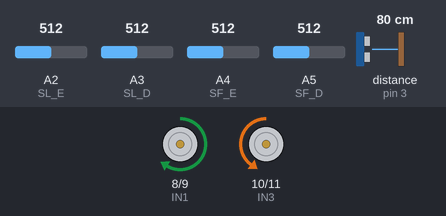
The sketch below on a simulated Arduino Uno, built with avr-gcc and run on an emulated ATmega328P. Shown: motor-driver pin pairs drawn as motors (green arrow = first pin HIGH = forward, orange = second pin HIGH = backward, longer = more drive, scaled by the enable pin). Wiring (inferred from the names in the program): ultrasonic range finder: trigger pin 4; echo pin 3. The test bench sets the inputs (shaded band); at power-on: distance to the obstacle (sensor on pin 3) 80 cm, A2 (SL_E) = 512, A3 (SL_D) = 512, A4 (SF_E) = 512, A5 (SF_D) = 512. The echo pulse lasts 58.3 µs per cm.

Above: at 1.7 s.
1.8 s: distance to the obstacle (sensor on pin 3) set to 18 cm
3.3 s: distance to the obstacle (sensor on pin 3) set to 14 cm
At 3.65 s:
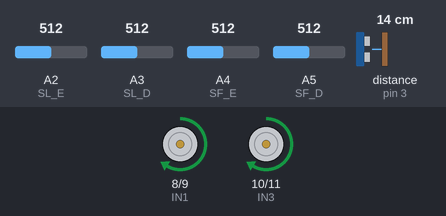
At 4.41 s:
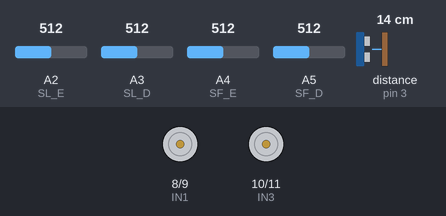
6.3 s: distance to the obstacle (sensor on pin 3) set to 35 cm
7.8 s: A2 (SL_E) set to 263
9.3 s: A2 (SL_E) set to 234
At 10.5 s:
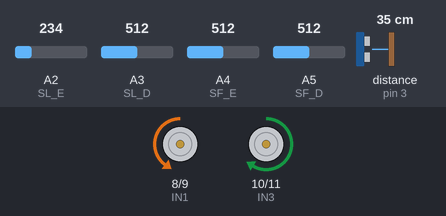
10.8 s: A3 (SL_D) set to 268
12.3 s: A3 (SL_D) set to 236
At 13.7 s:
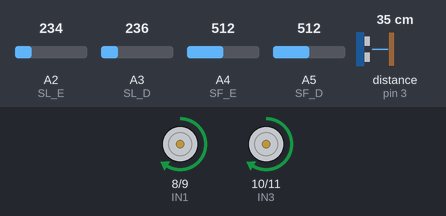
Timing chart, 0 to 14.8 s (numbered marks = the images above; inputs shaded):
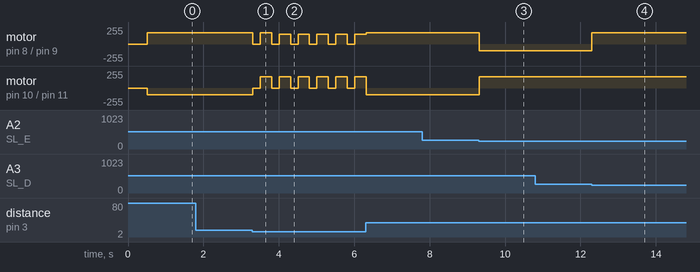

The sketch:

carro.ino
```cpp
/************ PINOS DOS SENSORES DE LINHA ************/
#define SF_E A4   // Sensor Frontal Esquerdo
#define SF_D A5   // Sensor Frontal Direito
#define SL_E A2   // Sensor Lateral Esquerdo
#define SL_D A3   // Sensor Lateral Direito

/************ PINOS DOS MOTORES (PONTE H HW-095) ************/
#define ENA 5
#define IN1 8
#define IN2 9
#define IN3 10
#define IN4 11
#define ENB 6

/************ SENSOR ULTRASSONICO ************/
#define TRIG 4
#define ECHO 3

/************ CONFIGURAÇÕES ************/
int LIMIAR = 250;

int velMaxima = 200;
int velNormal = 170;
int velCurva  = 150;
int velParado = 0;

void setup() {
  Serial.begin(9600);

  pinMode(SF_E, INPUT);
  pinMode(SF_D, INPUT);
  pinMode(SL_E, INPUT);
  pinMode(SL_D, INPUT);

  pinMode(ENA, OUTPUT);
  pinMode(IN1, OUTPUT);
  pinMode(IN2, OUTPUT);

  pinMode(ENB, OUTPUT);
  pinMode(IN3, OUTPUT);
  pinMode(IN4, OUTPUT);

  pinMode(TRIG, OUTPUT);
  pinMode(ECHO, INPUT);

  parar();
  delay(500);
}

void motorEsquerdo(int velocidade) {
  if (velocidade > 0) {
    digitalWrite(IN1, HIGH);
    digitalWrite(IN2, LOW);
  } else if (velocidade < 0) {
    digitalWrite(IN1, LOW);
    digitalWrite(IN2, HIGH);
  } else {
    digitalWrite(IN1, LOW);
    digitalWrite(IN2, LOW);
  }
  analogWrite(ENA, abs(velocidade));
}

void motorDireito(int velocidade) {
  if (velocidade > 0) {
    digitalWrite(IN3, HIGH);
    digitalWrite(IN4, LOW);
  } else if (velocidade < 0) {
    digitalWrite(IN3, LOW);
    digitalWrite(IN4, HIGH);
  } else {
    digitalWrite(IN3, LOW);
    digitalWrite(IN4, LOW);
  }
  analogWrite(ENB, abs(velocidade));
}

void frente() {
  motorEsquerdo(velNormal);
  motorDireito(velNormal);
}

void frenteLento() {
  motorEsquerdo(velCurva);
  motorDireito(velCurva);
}

void parar() {
  motorEsquerdo(0);
  motorDireito(0);
}

void curvaDireita() {
  motorEsquerdo(velNormal);
  motorDireito(velCurva);
}

void curvaEsquerda() {
  motorEsquerdo(velCurva);
  motorDireito(velNormal);
}

void curvaAcentuadaDireita() {
  motorEsquerdo(-100);
  motorDireito(velNormal);
}

void curvaAcentuadaEsquerda() {
  motorEsquerdo(velNormal);
  motorDireito(-100);
}

float distanciaCM() {
  digitalWrite(TRIG, LOW);
  delayMicroseconds(3);
  digitalWrite(TRIG, HIGH);
  delayMicroseconds(10);
  digitalWrite(TRIG, LOW);

  long duracao = pulseIn(ECHO, HIGH, 25000);
  if (duracao == 0) return 999;

  float distancia = (duracao * 0.0343) / 2.0;
  return distancia;
}

void loop() {

  int fe = analogRead(SF_E);
  int fd = analogRead(SF_D);
  int le = analogRead(SL_E);
  int ld = analogRead(SL_D);

  float dist = distanciaCM();

  bool preto_FE = fe > LIMIAR;
  bool preto_FD = fd > LIMIAR;
  bool preto_LE = le > LIMIAR;
  bool preto_LD = ld > LIMIAR;

  if (dist < 15) {
    parar();
    delay(200);
    curvaEsquerda();
    delay(300);
    return;
  }

  if (preto_FE && preto_FD && !preto_LE && !preto_LD) {
    frente();
  }
  else if (preto_FE && !preto_FD) {
    curvaEsquerda();
  }
  else if (!preto_FE && preto_FD) {
    curvaDireita();
  }
  else if (preto_LE) {
    curvaAcentuadaEsquerda();
  }
  else if (preto_LD) {
    curvaAcentuadaDireita();
  }
  else {
    frenteLento();
  }

  delay(20);
}
```

Measured:
- the behaviour switches between 16 and 15 cm on distance to the obstacle (sensor on pin 3) (found by bisection; images 0 and 1)
- the behaviour switches between 251 and 250 on A2 (SL_E) (found by bisection; images 2 and 3)
- the behaviour switches between 251 and 250 on A3 (SL_D) (found by bisection; images 3 and 4)
- after the input at 1.8 s, every drawn part: stays the same
- after the input at 3.3 s, motor on pin 8 (IN1) / pin 9 (IN2): forward 170/255 → stopped at once, → forward 170/255 0.20 s later, → stopped 0.30 s later, → forward 150/255 0.20 s later, … (12 changes in this stretch); motor on pin 10 (IN3) / pin 11 (IN4): alternates forward 170/255 for 0.30 s and stopped for 0.20 s, starting at once
- after the input at 7.8 s, every drawn part: stays the same
- after the input at 9.3 s, motor on pin 8 (IN1) / pin 9 (IN2): forward 170/255 → backward 100/255 at once; motor on pin 10 (IN3) / pin 11 (IN4): backward 100/255 → forward 170/255 at once
- after the input at 10.8 s, every drawn part: stays the same
- after the input at 12.3 s, motor on pin 8 (IN1) / pin 9 (IN2): backward 100/255 → forward 170/255 at once
